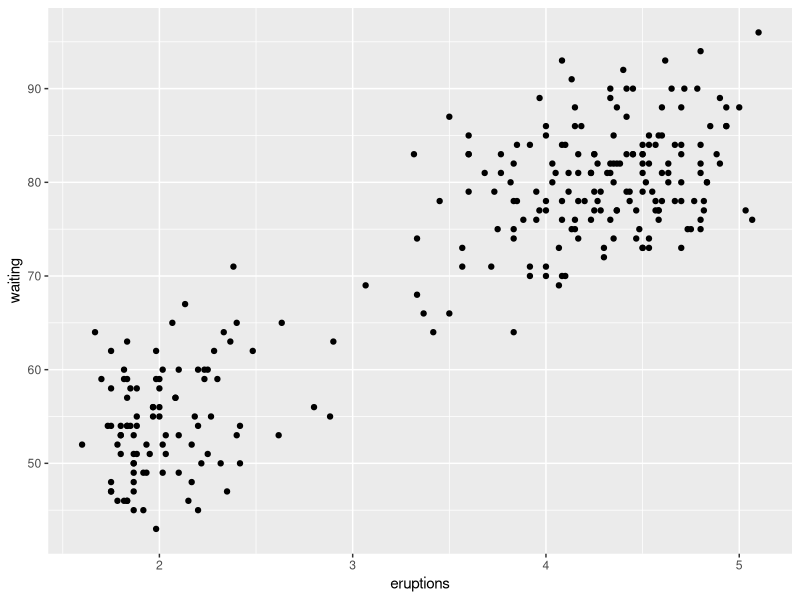
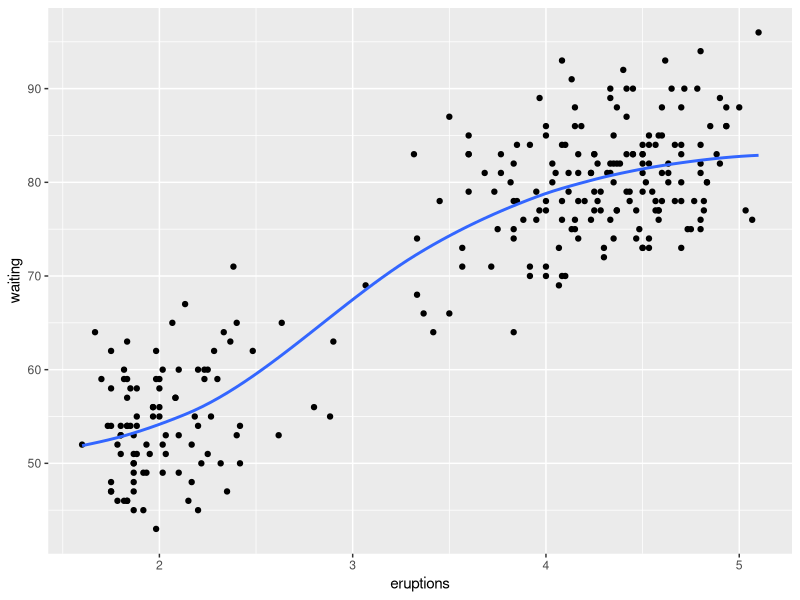
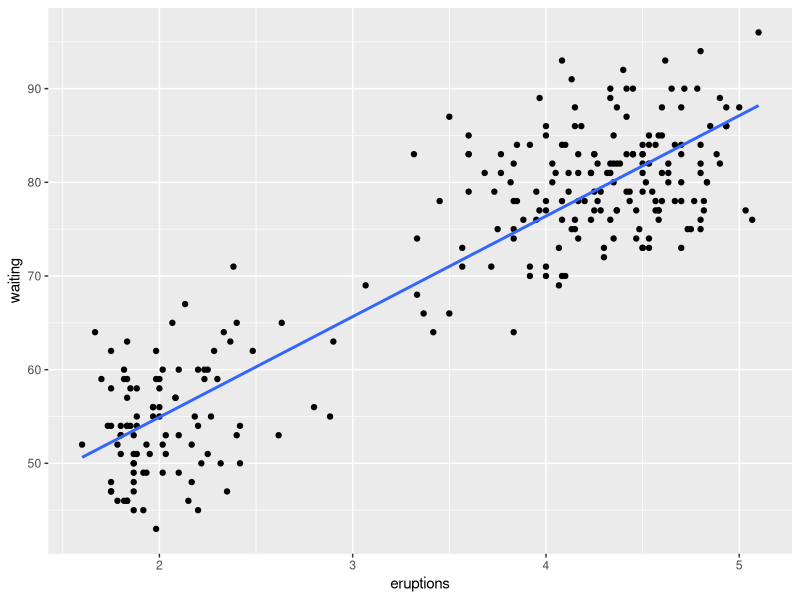
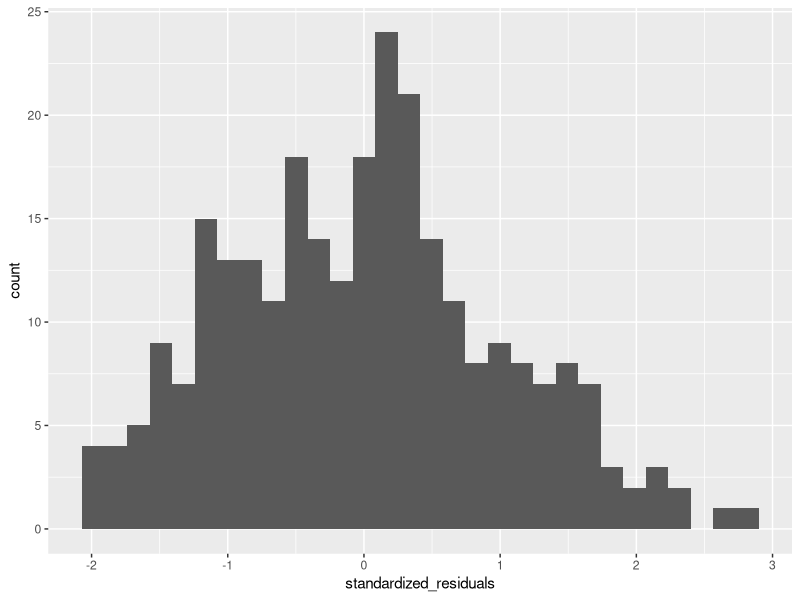
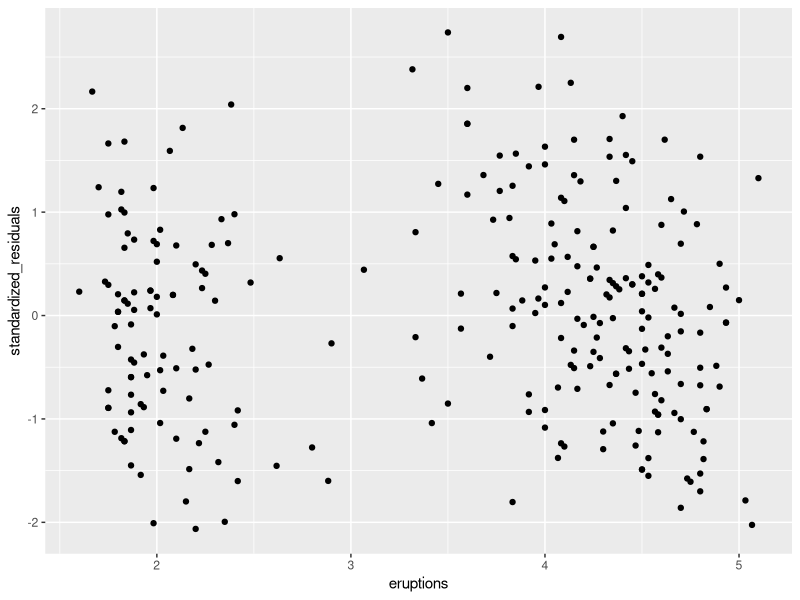

Here is the R script that generated these plots, in order:
## ---- chunk 1
knitr::opts_chunk$set(echo = TRUE)

library(tidyverse)
## ---- chunk 2
ggplot(faithful, aes(x = eruptions, y = waiting)) + 
  geom_point()
## ---- chunk 3
ggplot(faithful, aes(x = eruptions, y = waiting)) + 
  geom_point() +
  geom_smooth(se = FALSE)
## ---- chunk 4
fit <- lm(waiting ~ eruptions, data = faithful)
summary(fit)
## ---- chunk 5
ggplot(faithful, aes(x = eruptions, y = waiting)) + 
  geom_point() +
  geom_smooth(method = "lm", se = FALSE)
## ---- chunk 6
33.4744 + 10.7296 * 4.25
## ---- chunk 7
10.7296 * 0.5
## ---- chunk 8
faithful$standardized_residuals <- rstudent(fit)

ggplot(data = faithful, aes(x = standardized_residuals)) + geom_histogram()
## ---- chunk 9
ggplot(data = faithful, aes(x = eruptions, y = standardized_residuals)) + geom_point()
